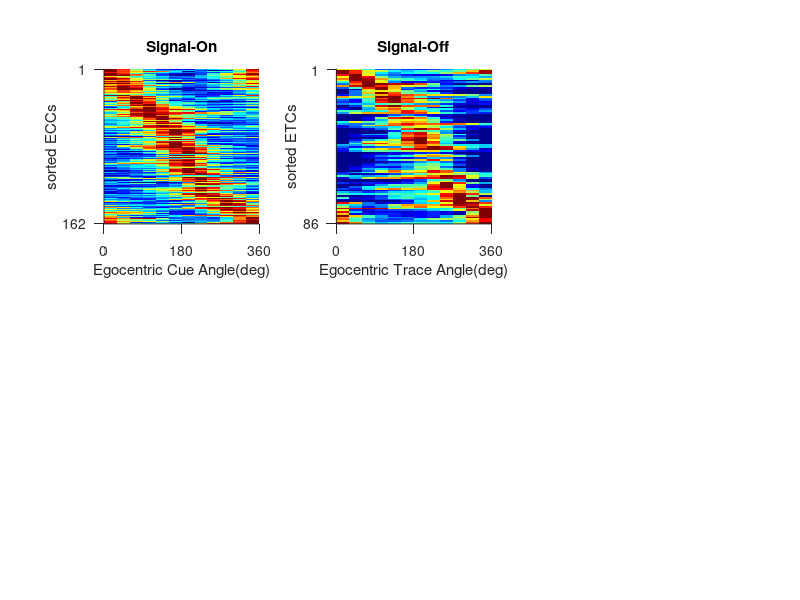

Write the MATLAB code that produced this figure.
%%

clear;clc;close

load('data_Fig_7D.mat');

%%
f=figure();
subplot(2,3,1);
imagesc(HD_bin,[],map11_sort);colormap(jet);caxis([0 1]);
xlabel('Egocentric Cue Angle(deg)');ylabel('sorted ECCs');title('Signal-On');set(gca,'Xtick',0:180:360);
if cell_num_a>1;set(gca,'Ytick',[1,cell_num_a]);end
axis([0 360 0.5 inf]);set(gca,'tickdir','out','ticklength',[0.05,0.05]);box off;axis square;

subplot(2,3,2);
imagesc(HD_bin,[],map22_sort);colormap(jet);caxis([0 1]);
xlabel('Egocentric Trace Angle(deg)');ylabel('sorted ETCs');title('Signal-Off');set(gca,'Xtick',0:180:360);
if cell_num_b>1;set(gca,'Ytick',[1,cell_num_b]);end
axis([0 360 0.5 inf]);set(gca,'tickdir','out','ticklength',[0.05,0.05]);box off;axis square;

set(f,'Position',[ 561.8000  343.4000  873.6000  528.0000]);

%%

